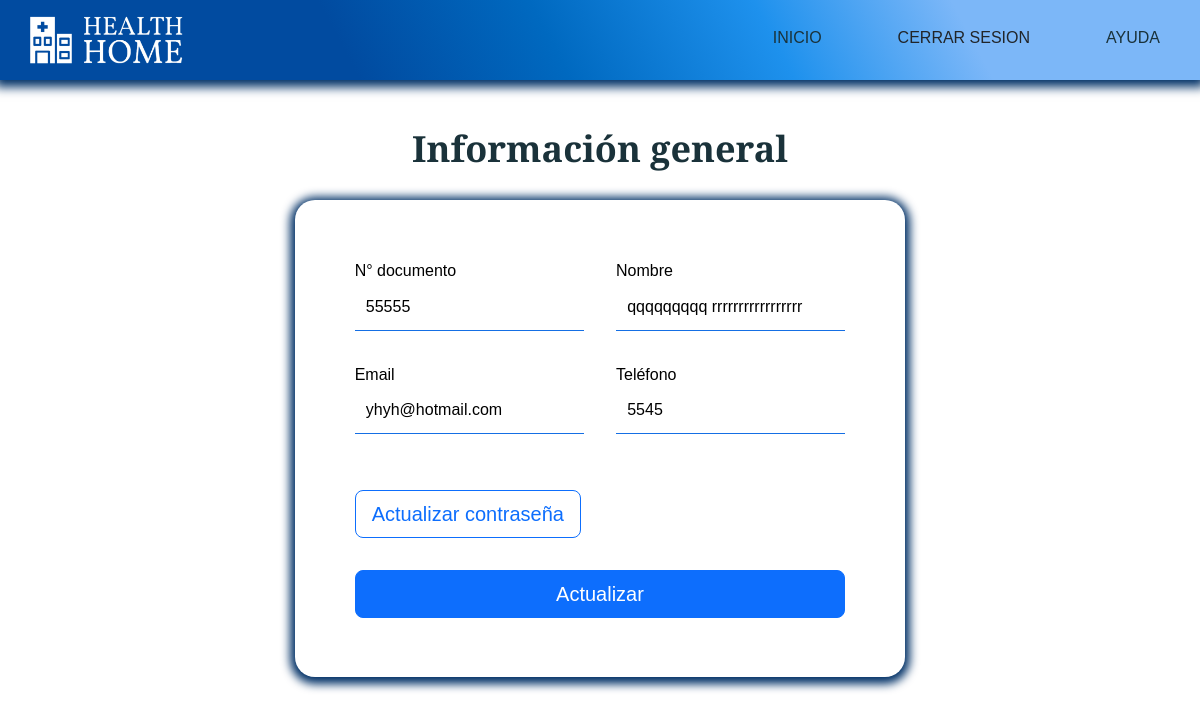
The app's page /index.php?c=Auxiliar&a=actualizar_aux (signed in), older data.
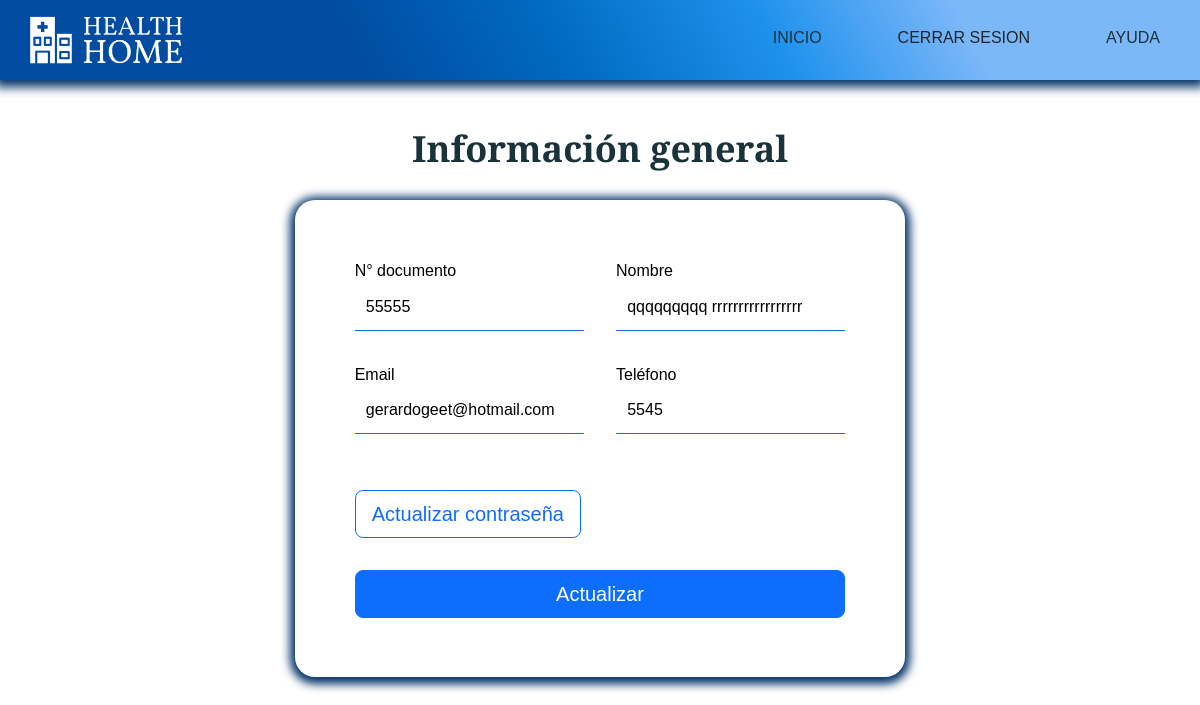
The same page, newer data.
### tables this page shows
CREATE TABLE `auxiliar` (
  `id_auxiliar` int(20) NOT NULL,
  `id_tipo_doc` varchar(5) NOT NULL,
  `num_doc_aux` varchar(20) NOT NULL,
  `nombres_aux` varchar(40) NOT NULL,
  `apellidos_aux` varchar(40) NOT NULL,
  `tel_aux` bigint(10) NOT NULL,
  `correo_aux` varchar(30) NOT NULL,
  `estado_aux` tinyint(1) NOT NULL,
  `pass_aux` varchar(220) NOT NULL,
  `create_aux` datetime NOT NULL DEFAULT current_timestamp()
);

### config/database.php (called while the page is built)
<?php
	class Conectar {
		public static function conexion(){
			$conexion = mysqli_connect("localhost", "root", "", "clinica_health_home");
			return $conexion;
		}
	}
?>

### models/AuxiliarModel.php (called while the page is built, shortened)
<?php
	class Auxiliar_model {
		private $db;
		public function __construct(){
			$this->db = Conectar::conexion();
		}
		public function get_aux($id_aux){
			$sql = "SELECT * FROM auxiliar WHERE id_auxiliar=$id_aux LIMIT 1";
			$resultado = $this->db->query($sql);
			$row = $resultado->fetch_assoc();
			return $row;
		}
	}
?>

### views/auxiliar_admin/update_info_aux/update_aux.php (the view, shortened to what this page needs)
<!DOCTYPE html>
<html lang="es">
<head>
    <link href="https://cdn.jsdelivr.net/npm/bootstrap@5.2.0-beta1/dist/css/bootstrap.min.css" rel="stylesheet">
    <link rel="stylesheet" href="assets/css/estilos.css">
</head>
<body>
    <header>
        <div class="container__menu">
            <div class="logo">
                <img src="assets/images/Logo2.png" alt="">
            </div>
            <div class="menu">
                <nav id="nav">
                    <ul>
                        <li><a href="index.php?c=Auxiliar&a=index" >Inicio</a></li>
                        <li><a style="cursor: pointer;" onclick="cerrarsesionaux()">Cerrar sesion</a></li>
                        <li><a href="index.php?c=Auxiliar&a=ayuda" >ayuda</a></li>
                    </ul>
                </nav>
            </div>
        </div>
    </header>
    <main>
        <div class="container__cover">
            <div class="cover">
                <div class="caja3">
                    <h1 class="titulo1">Información general</h1>
                    <div class="contact-wrapper animated bounceInUp">
                        <div class="contact-form">
                            <form action="index.php?c=Auxiliar&a=modificar_aux" method="POST">
                                <p>
                                    <label>N° documento</label>
                                    <input type="number" name="num_doc" value="<?php echo $data["auxiliar"]["num_doc_aux"];?>" disabled>
                                </p>
                                <p>
                                    <label>Nombre</label>
                                    <input type="text" name="fullnombre" value="<?php echo $data["auxiliar"]["nombres_aux"]." ".$data["auxiliar"]["apellidos_aux"]?>" disabled>
                                </p>
                                <p>
                                    <label>Email</label>
                                    <input type="email" name="correo_aux" id="correo_aux" value="<?php echo $data["auxiliar"]["correo_aux"]?>" required>
                                </p>
                                <p>
                                    <label>Teléfono</label>
                                    <input type="number" name="tel_aux" id="tel_aux" value="<?php echo $data["auxiliar"]["tel_aux"];?>" required>
                                </p>
                                <p>
                                    <label><br></label>
                                    <a href="index.php?c=Auxiliar&a=actualizar_pass" class="btn btn-outline-primary btn-lg btn-block">Actualizar contraseña</a>
                                </p>
                                <p class="block d-grid gap-2">
                                <button class="btn btn-primary btn-lg btn-block" name="registrar" id="registrar" type="submit">Actualizar</button>
                                </p>
                            </form>
                        </div>
                    </div>
                </div>
            </div>
        </div>
    </main>
</body>
</html>

Row changes from the older to the newer data that the page shows:
changed auxiliar "qqqqqqqqq rrrrrrrrrrrrrrrrr": correo_aux "yhyh@hotmail.com" → "gerardogeet@hotmail.com"
